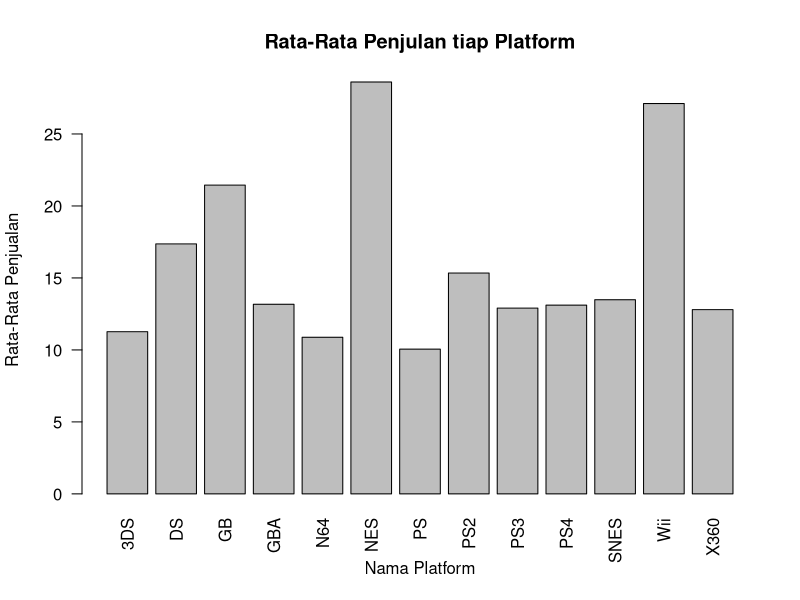
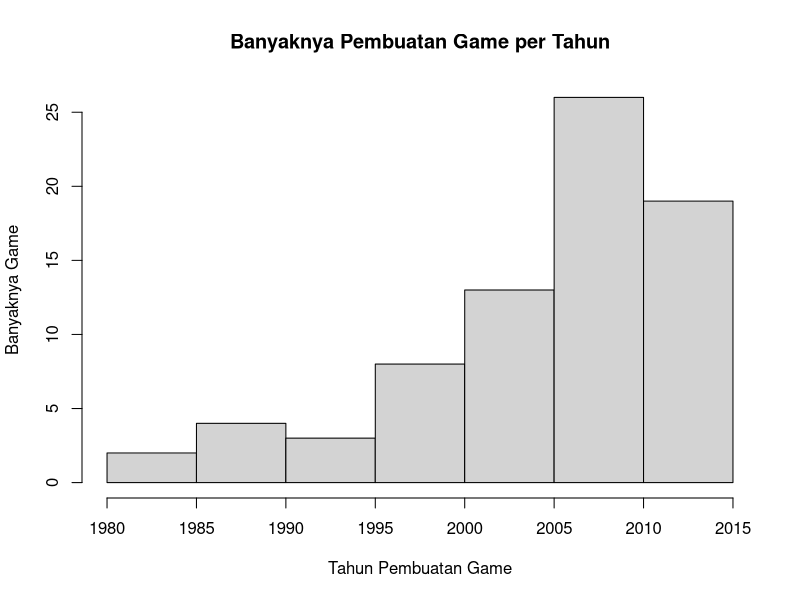

Write R code to recreate these figures, in order.
## ---- chunk 1
knitr::opts_chunk$set(echo = TRUE)
## ---- chunk 2
# Nomor. 0
video_game_sales = data.frame(
  name = c(
    "Wii Sports",
    "Super Mario Bros.",
    "Mario Kart Wii",
    "Wii Sports Resort",
    "Pokemon Red/Pokemon Blue",
    "Tetris",
    "New Super Mario Bros.",
    "Wii Play",
    "New Super Mario Bros. Wii",
    "Duck Hunt",
    "Nintendogs",
    "Mario Kart DS",
    "Pokemon Gold/Pokemon Silver",
    "Wii Fit",
    "Wii Fit Plus",
    "Kinect Adventures!",
    "Grand Theft Auto V",
    "Grand Theft Auto: San Andreas",
    "Super Mario World",
    "Brain Age: Train Your Brain in Minutes a Day",
    "Pokemon Diamond/Pokemon Pearl",
    "Super Mario Land",
    "Super Mario Bros. 3",
    "Grand Theft Auto V",
    "Grand Theft Auto: Vice City",
    "Pokemon Ruby/Pokemon Sapphire",
    "Pokemon Black/Pokemon White",
    "Brain Age 2: More Training in Minutes a Day",
    "Gran Turismo 3: A-Spec",
    "Call of Duty: Modern Warfare 3",
    "Pokémon Yellow: Special Pikachu Edition",
    "Call of Duty: Black Ops",
    "Pokemon X/Pokemon Y",
    "Call of Duty: Black Ops 3",
    "Call of Duty: Black Ops II",
    "Call of Duty: Black Ops II",
    "Call of Duty: Modern Warfare 2",
    "Call of Duty: Modern Warfare 3",
    "Grand Theft Auto III",
    "Super Smash Bros. Brawl",
    "Call of Duty: Black Ops",
    "Animal Crossing: Wild World",
    "Mario Kart 7",
    "Halo 3",
    "Grand Theft Auto V",
    "Pokemon HeartGold/Pokemon SoulSilver",
    "Super Mario 64",
    "Gran Turismo 4",
    "Super Mario Galaxy",
    "Pokemon Omega Ruby/Pokemon Alpha Sapphire",
    "Super Mario Land 2: 6 Golden Coins",
    "Grand Theft Auto IV",
    "Gran Turismo",
    "Super Mario 3D Land",
    "Gran Turismo 5",
    "Call of Duty: Modern Warfare 2",
    "Grand Theft Auto IV",
    "Super Mario All-Stars",
    "Pokemon FireRed/Pokemon LeafGreen",
    "Super Mario 64",
    "Just Dance 3",
    "Call of Duty: Ghosts",
    "Halo: Reach",
    "Mario Kart 64",
    "New Super Mario Bros. 2",
    "Halo 4",
    "Final Fantasy VII",
    "Call of Duty: Ghosts",
    "Just Dance 2",
    "Gran Turismo 2",
    "Call of Duty 4: Modern Warfare",
    "Donkey Kong Country",
    "Minecraft",
    "Animal Crossing: New Leaf",
    "Mario Party DS"
  ),
  platform = as.factor(c(    
    "Wii", "NES", "Wii", "Wii", "GB", "GB",
    "DS", "Wii", "Wii", "NES", "DS", "DS",
    "GB", "Wii", "Wii", "X360", "PS3", "PS2",
    "SNES", "DS", "DS", "GB", "NES", "X360",
    "PS2", "GBA", "DS", "DS", "PS2", "X360",
    "GB", "X360", "3DS", "PS4", "PS3", "X360",
    "X360", "PS3", "PS2", "Wii", "PS3", "DS",
    "3DS", "X360", "PS4", "DS", "N64", "PS2",
    "Wii", "3DS", "GB", "X360", "PS", "3DS",
    "PS3", "PS3", "PS3", "SNES", "GBA", "DS",
    "Wii", "X360", "X360", "N64", "3DS", "X360",
    "PS", "PS3", "Wii", "PS", "X360", "SNES",
    "X360", "3DS", "DS"
  )),
  year = c(
    2006, 1985, 2008, 2009, 1996, 1989, 2006,
    2006, 2009, 1984, 2005, 2005, 1999, 2007,
    2009, 2010, 2013, 2004, 1990, 2005, 2006,
    1989, 1988, 2013, 2002, 2002, 2010, 2005,
    2001, 2011, 1998, 2010, 2013, 2015, 2012,
    2012, 2009, 2011, 2001, 2008, 2010, 2005,
    2011, 2007, 2014, 2009, 1996, 2004, 2007,
    2014, 1992, 2008, 1997, 2011, 2010, 2009,
    2008, 1993, 2004, 2004, 2011, 2013, 2010,
    1996, 2012, 2012, 1997, 2013, 2010, 1999,
    2007, 1994, 2013, 2012, 2007
  ),
  genre = as.factor(c(
    "Sports", "Platform", "Racing", "Sports", "RPG",
    "Puzzle", "Platform", "Misc", "Platform", "Shooter",
    "Simulation", "Racing", "RPG", "Sports", "Sports",
    "Misc", "Action", "Action", "Platform", "Misc", "RPG",
    "Platform", "Platform", "Action", "Action", "RPG", "RPG",
    "Puzzle", "Racing", "Shooter", "RPG", "Shooter",
    "RPG", "Shooter", "Shooter", "Shooter", "Shooter",
    "Shooter", "Action", "Fighting", "Shooter", "Simulation",
    "Racing", "Shooter", "Action", "Action", "Platform",
    "Racing", "Platform", "RPG", "Adventure", "Action",
    "Racing", "Platform", "Racing", "Shooter", "Action",
    "Platform", "RPG", "Platform", "Misc", "Shooter",
    "Shooter", "Racing", "Platform", "Shooter", "RPG",
    "Shooter", "Misc", "Racing", "Shooter", "Platform",
    "Misc", "Simulation", "Misc"
  )),
  us_sales = c(
    41.49, 29.08, 15.85, 15.75, 11.27, 23.2,
    11.38, 14.03, 14.59, 26.93, 9.07, 9.81, 9,
    8.94, 9.09, 14.97, 7.01, 9.43, 12.78, 4.75, 
    6.42, 10.83, 9.54, 9.63, 8.41, 6.06, 5.57,
    3.44, 6.85, 9.03, 5.89, 9.67, 5.17, 5.77,
    4.99, 8.25, 8.52, 5.54, 6.99, 6.75, 5.98,
    2.55, 4.74, 7.97, 3.8, 4.4, 6.91, 3.01,
    6.16, 4.23, 6.16, 6.76, 4.02, 4.89, 2.96,
    4.99, 4.76, 5.99, 4.34, 5.08, 6.05, 6.72,
    7.03, 5.55, 3.66, 6.63, 3.01, 4.09, 5.84,
    3.88, 5.91, 4.36, 5.58, 2.01, 4.46
  ),
  global_sales = c(
    82.74, 40.24, 35.82, 33, 31.37, 30.26, 30.01,
    29.02, 28.62, 28.31, 24.76, 23.42, 23.1, 22.72,
    22, 21.82, 21.4, 20.81, 20.61, 20.22, 18.36,
    18.14, 17.28, 16.38, 16.15, 15.85, 15.32, 15.3,
    14.98, 14.76, 14.64, 14.64, 14.35, 14.24, 14.03,
    13.73, 13.51, 13.46, 13.1, 13.04, 12.73, 12.27,
    12.21, 12.14, 11.98, 11.9, 11.89, 11.66, 11.52,
    11.33, 11.18, 11.02, 10.95, 10.79, 10.77, 10.69,
    10.57, 10.55, 10.49, 10.42, 10.26, 10.21, 9.88,
    9.87, 9.82, 9.76, 9.72, 9.59, 9.52, 9.49, 9.32,
    9.3, 9.2, 9.09, 9.02
  )
)

View(video_game_sales)
## ---- chunk 3
# Jawaban no. 1
library(dplyr)
## ---- chunk 4
# Jawaban no. 2
video_game_sales %>% 
  filter(year >= 2000 & year <= 2012) %>%
  select(name, us_sales)
## ---- chunk 5
# Jawaban no. 3
colnames(video_game_sales)
## ---- chunk 6
# Jawaban no. 4
class(video_game_sales$platform)
# str(video_game_sales$platform)
## ---- chunk 7
# Jawaban no. 5
video_game_sales %>%
  filter( platform == "Wii") %>%
  arrange(desc(year)) %>%
  head(5) %>%
  select(-us_sales)
## ---- chunk 8
# Jawaban no. 6
tingkat_penjualan <- 
  video_game_sales %>%
  mutate(klasifikasi_penjualan = ifelse(video_game_sales$global_sales >= 20, "Untung",
                ifelse(video_game_sales$global_sales <= 10, "Rugi", "Biasa aja")))
tingkat_penjualan
## ---- chunk 9
# Jawaban no. 7
video_game_sales = mutate(video_game_sales, tingkat_penjualan)

video_game_sales  %>%
  arrange(desc(global_sales)) %>%
  head(8)
## ---- chunk 10
# Jawaban no. 8
new_video_game_sales = video_game_sales %>%
  group_by(klasifikasi_penjualan) %>%
  sample_n(5)
new_video_game_sales
## ---- chunk 11
# Jawaban no. 9
RataanTotal_by_platform <- video_game_sales %>%
  group_by(platform) %>%
  summarise(
    rata.rata = mean(global_sales),
    jumlah = sum(global_sales)
  )
 
RataanTotal_by_platform
## ---- chunk 12
# Jawaban no. 10
barplot( RataanTotal_by_platform$rata.rata ~ RataanTotal_by_platform$platform,
  las = 2,
  xlab = "Nama Platform",
  ylab = "Rata-Rata Penjualan",
  main = "Rata-Rata Penjulan tiap Platform"
)
## ---- chunk 13
# Jawaban no. 11
hist(video_game_sales$year,
     xlab = "Tahun Pembuatan Game",
     ylab = "Banyaknya Game",
     main = "Banyaknya Pembuatan Game per Tahun"
)
